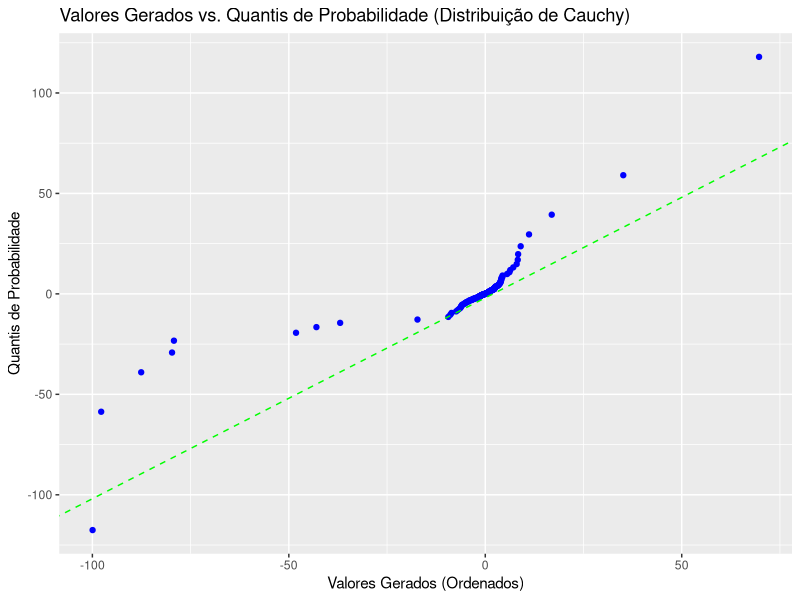

Recreate this plot in R.
install.packages("ggplot2")
library("ggplot2")

set.seed(1502)
n = 184
loc = 0.2
scale = 2

cauchy_sample = sort(rcauchy(n, loc, scale))
prob_vec = (1:n) /(n+1)
cauchy_quantiles = qcauchy(prob_vec, loc, scale)

plot_data = data.frame(cauchy_sample, cauchy_quantiles)

quantis_bissectriz <- quantile(cauchy_sample[seq(1, n, by = 2)], probs = c(0.25, 0.75))

graph = ggplot(plot_data, aes(x = cauchy_sample, y = cauchy_quantiles)) +
  geom_point(color = "blue") +
  geom_abline(intercept = quantis_bissectriz[1], slope = 1, linetype = "dashed", color = "green") +
  labs(x = "Valores Gerados (Ordenados)",
       y = "Quantis de Probabilidade",
       title = "Valores Gerados vs. Quantis de Probabilidade (Distribuição de Cauchy)")
